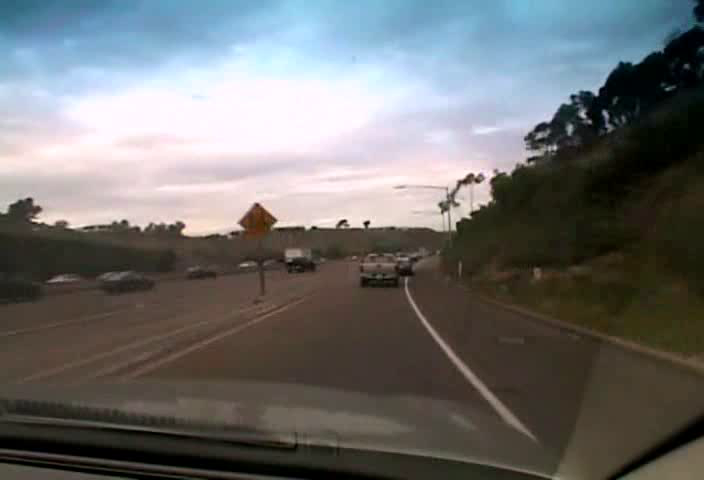
#> input picture experiments/addedLane_1323813414.avi_image0.png, 704 x 480 px
$ jupyter execute glare_alpha.ipynb
#> lines starting #> are read from the running program, lines starting #| are printed output that depends on the picture
[cell 1]
import cv2
import numpy as np
import matplotlib.pyplot as plt

[cell 2]
def display_img(image):
    fig, ax = plt.subplots(1, 1, figsize=(10, 10))
    ax.imshow(image)
    ax.xaxis.tick_top()

[cell 3]
img = cv2.imread("addedLane_1323813414.avi_image0.png")
#> img is the input picture: shape (480, 704, 3); mean B, G, R 110.1, 110.7, 110.2
img = cv2.cvtColor(img, cv2.COLOR_BGR2RGB)

zeros_img = np.full((img.shape[0], img.shape[1], 1), fill_value = 255, dtype=np.uint8)
img = np.concatenate((img, zeros_img), axis=2)
#> img: shape (480, 704, 4)

[cell 4]
display_img(img)

[cell 5]
glare1 = cv2.imread("glare.png", cv2.IMREAD_UNCHANGED)
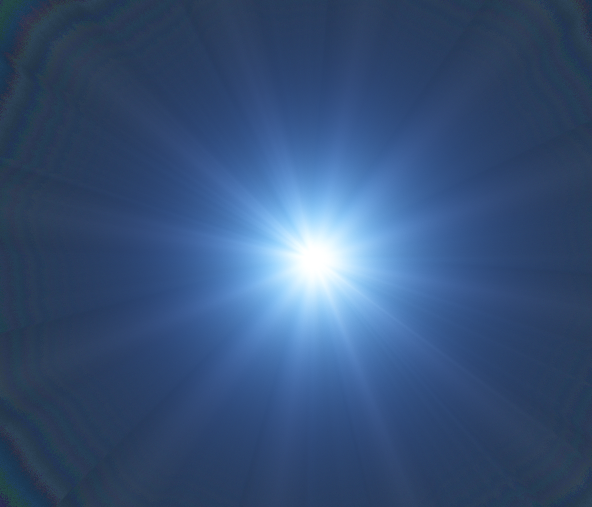
#> input picture experiments/glare.png, 1184 x 1014 px (shown at 1/2 size)
#> glare1 is the input picture: shape (1014, 1184, 4); mean B, G, R, A 120.6, 81, 54.1, 51.2
glare2 = cv2.imread("glare2.png", cv2.IMREAD_UNCHANGED)
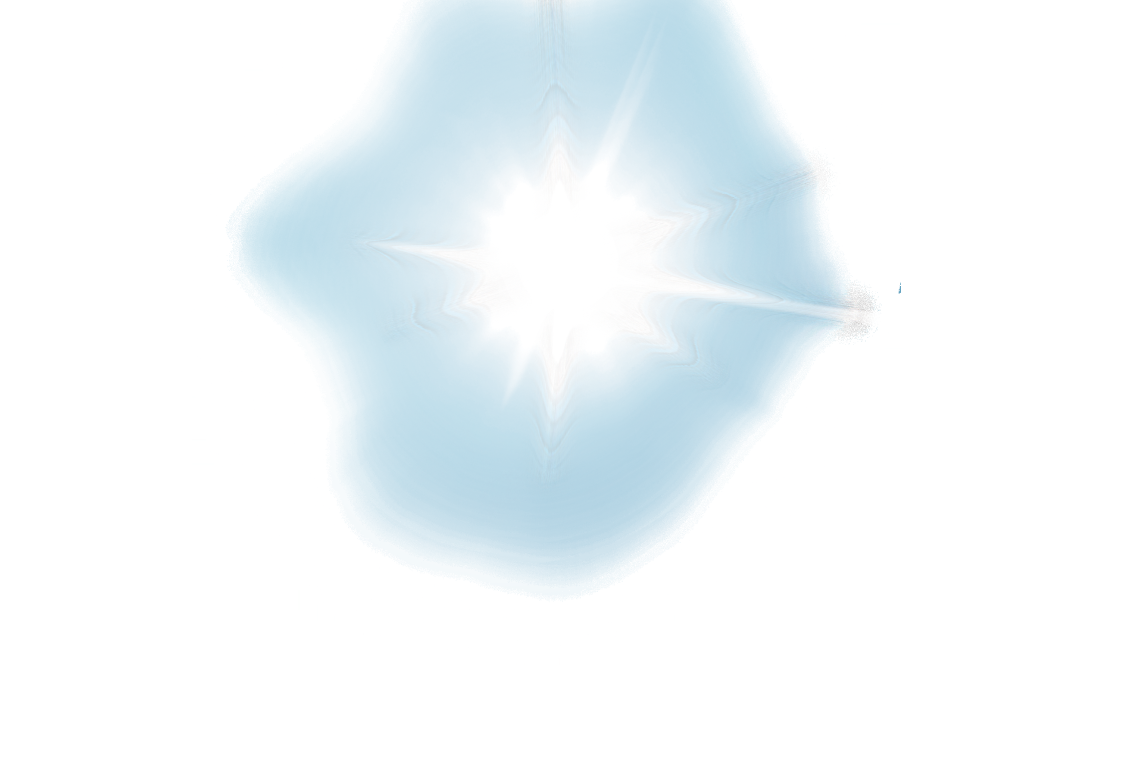
#> input picture experiments/glare2.png, 3403 x 2324 px (shown at 1/3 size)
#> glare2 is the input picture: shape (2324, 3403, 4); mean B, G, R, A 250.6, 248.1, 242.5, 31.3
glare3 = cv2.imread("glare3.png", cv2.IMREAD_UNCHANGED)
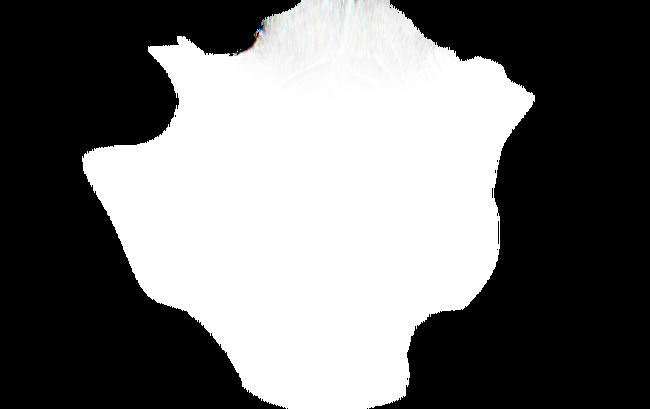
#> input picture experiments/glare3.png, 650 x 409 px
#> glare3 is the input picture: shape (409, 650, 4); mean B, G, R, A 115, 115.1, 115.1, 23.9
glare4 = cv2.imread("glare4.png", cv2.IMREAD_UNCHANGED)
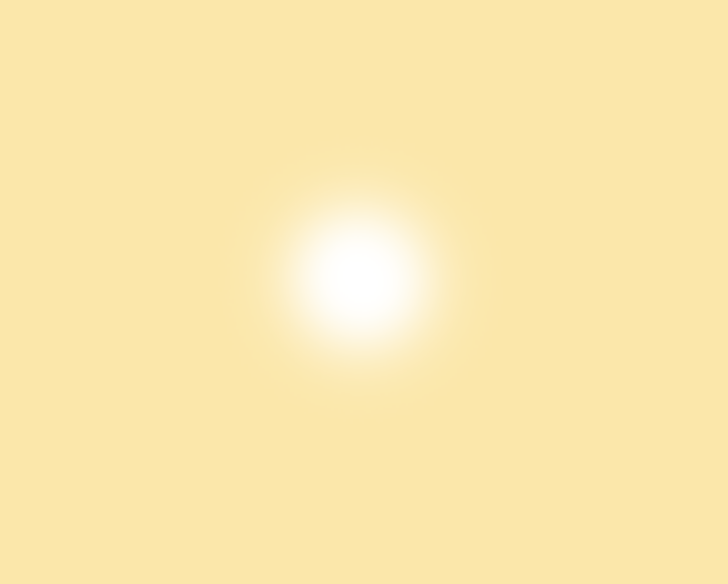
#> input picture experiments/glare4.png, 728 x 584 px
#> glare4 is the input picture: shape (584, 728, 4); mean B, G, R, A 173.6, 232, 251.2, 97.9

glares = [glare1, glare2, glare3, glare4]
glare_grayscale = []

[cell 6]
for glare in glares:

    glare_alpha = glare[:, :, 3]
    glare_alpha = np.reshape(glare_alpha, (glare_alpha.shape[0], glare_alpha.shape[1], 1))

    temp = cv2.cvtColor(glare, cv2.COLOR_BGR2GRAY)
    temp = cv2.cvtColor(temp, cv2.COLOR_GRAY2RGB)
    temp = np.concatenate((temp, glare_alpha), axis=2)
    glare_grayscale.append(temp)
#> this loop made 4 passes
#> pass 1, `temp = cv2.cvtColor(glare, cv2.COLOR_BGR2GRAY)`:
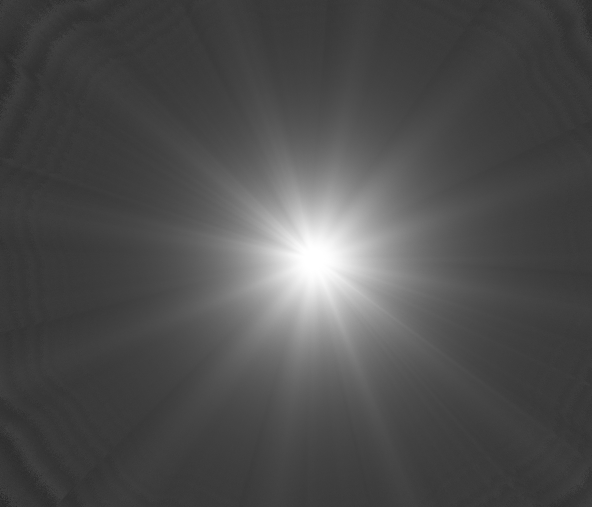
#> temp: shape (1014, 1184) (shown at 1/2 size); min 40, max 255, mean 77.5
#> after the loop, glare_grayscale = 4 items

[cell 7]
for glare in glare_grayscale:
    display_img(glare)
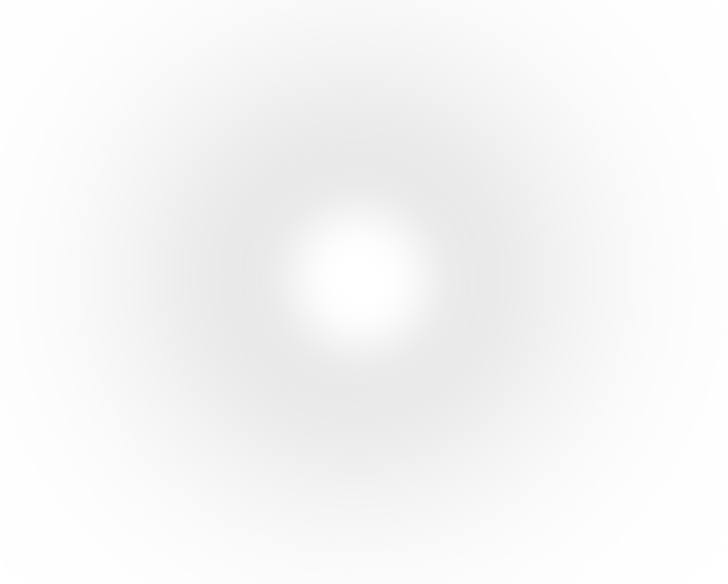
#> shown: shape (584, 728, 4); mean R, G, B, A 231, 231, 231, 97.9; transparent parts drawn white

[cell 8]
glare_resized = []
for glare in glare_grayscale:
    glare_resized.append(cv2.resize(glare, (img.shape[1]*2, img.shape[0]*2)))
#> after the loop, glare_resized = 4 items

[cell 9]
for glare in glare_resized:
    display_img(glare)
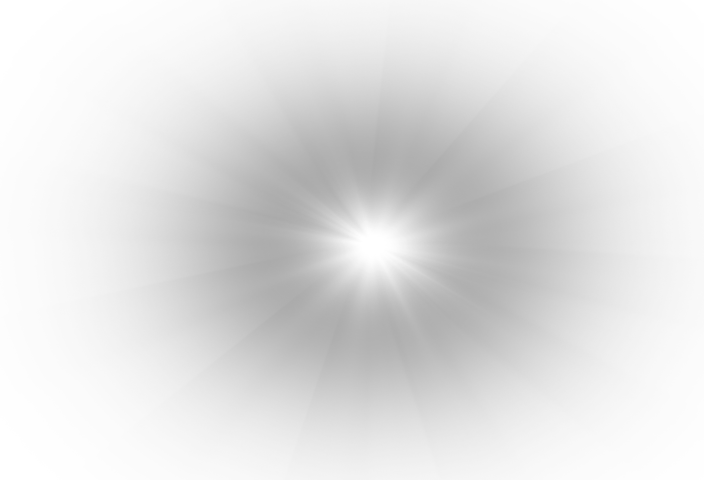
#> shown: shape (960, 1408, 4) (shown at 1/2 size); mean R, G, B, A 77.3, 77.3, 77.3, 51.1; transparent parts drawn white

[cell 10]
glare_moved = []
for glare in glare_resized:
    tx = np.random.randint(img.shape[1] * 0.2, img.shape[1] * 0.8)
    ty = np.random.randint(img.shape[0]/2, img.shape[0] * 0.7)

    glare_moved.append(glare[ty:ty+img.shape[0], tx:tx+img.shape[1]])
#> this loop made 4 passes
#> (tx, ty) on passes 1 to 4: (312, 287), (257, 304), (463, 307), (499, 249)
#> after the loop, glare_moved = 4 items

[cell 11]
for glare in glare_moved:
    display_img(glare)

[cell 12]
glare_added = []
gamma = 1
for glare in glare_moved:
    background = img.copy()
    foreground = glare.copy()

    alpha_background = background[:, :, 3] / 255.0
    alpha_foreground = gamma * foreground[:, :, 3] / 255.0

    for color in range(3):
        background[:,:,color] = alpha_foreground * foreground[:,:,color] + \
        alpha_background * background[:,:,color] * (1 - alpha_foreground)

    background[:,:,3] = (1 - (1 - alpha_foreground) * (1 - alpha_background)) * 255
    glare_added.append(background)
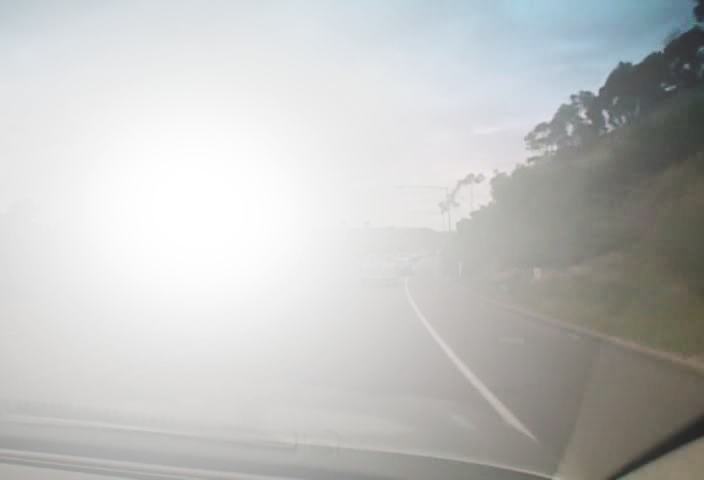
#> background: shape (480, 704, 4); mean R, G, B, A 193.4, 194.4, 193.4, 255
#> after the loop, glare_added = 4 items

[cell 13]
for glare in glare_added:
    display_img(glare)

# Let's try without resizing for glare images 2 and 3

[cell 14]
glare2_v2 = cv2.imread("glare2.png", cv2.IMREAD_UNCHANGED)
glare3_v2 = cv2.imread("glare3.png", cv2.IMREAD_UNCHANGED)

[cell 15]
display_img(glare2_v2)
display_img(glare3_v2)

[cell 16]
glare2_alpha = glare2_v2[:, :, 3]
glare2_alpha = np.reshape(glare2_alpha, (glare2_alpha.shape[0], glare2_alpha.shape[1], 1))

glare2_v2 = cv2.cvtColor(glare2_v2, cv2.COLOR_BGR2GRAY)
glare2_v2 = cv2.cvtColor(glare2_v2, cv2.COLOR_GRAY2RGB)
#> glare2_v2: shape (2324, 3403, 3)
glare2_v2 = np.concatenate((glare2_v2, glare2_alpha), axis=2)

glare3_alpha = glare3_v2[:, :, 3]
glare3_alpha = np.reshape(glare3_alpha, (glare3_alpha.shape[0], glare3_alpha.shape[1], 1))

glare3_v2 = cv2.cvtColor(glare3_v2, cv2.COLOR_BGR2GRAY)
glare3_v2 = cv2.cvtColor(glare3_v2, cv2.COLOR_GRAY2RGB)
#> glare3_v2: shape (409, 650, 3)
glare3_v2 = np.concatenate((glare3_v2, glare3_alpha), axis=2)

[cell 17]
display_img(glare2_v2)
display_img(glare3_v2)

[cell 18]
glare2_v2 = cv2.resize(glare2_v2, (img.shape[1], img.shape[0]))
#> glare2_v2: shape (480, 704, 4)
glare3_v2 = cv2.resize(glare3_v2, (img.shape[1], img.shape[0]))
#> glare3_v2: shape (480, 704, 4)

[cell 19]
display_img(glare2_v2)
display_img(glare3_v2)

[cell 20]
# Translate images using warpaffine
height, width = glare2_v2.shape[:2]
#> height = 480; width = 704
tx = np.random.randint(img.shape[1] * -0.4, img.shape[1] * 0.4)
#> tx = -4
ty = np.random.randint(img.shape[0] * -0.2, img.shape[0] * 0.1)
#> ty = -60
translation_matrix = np.float32([[1, 0, tx], [0, 1, ty]])
#> translation_matrix = [[1, 0, -4], [0, 1, -60]]

glare2_translated = cv2.warpAffine(glare2_v2, translation_matrix, (width, height))

tx = np.random.randint(img.shape[1] * -0.4, img.shape[1] * 0.4)
#> tx = -211
ty = np.random.randint(img.shape[0] * -0.2, img.shape[0] * 0.1)
#> ty = -8
translation_matrix = np.float32([[1, 0, tx], [0, 1, ty]])
#> translation_matrix = [[1, 0, -211], [0, 1, -8]]

glare3_translated = cv2.warpAffine(glare3_v2, translation_matrix, (width, height))

[cell 21]
display_img(glare2_translated)
display_img(glare3_translated)

[cell 22]
glarev2_added = []
gamma = 1
for glare in (glare2_translated, glare3_translated):
    background = img.copy()
    foreground = glare.copy()

    alpha_background = background[:, :, 3] / 255.0
    alpha_foreground = gamma * foreground[:, :, 3] / 255.0

    for color in range(3):
        background[:,:,color] = alpha_foreground * foreground[:,:,color] + \
        alpha_background * background[:,:,color] * (1 - alpha_foreground)

    background[:,:,3] = (1 - (1 - alpha_foreground) * (1 - alpha_background)) * 255
    glarev2_added.append(background)
#> this loop made 2 passes
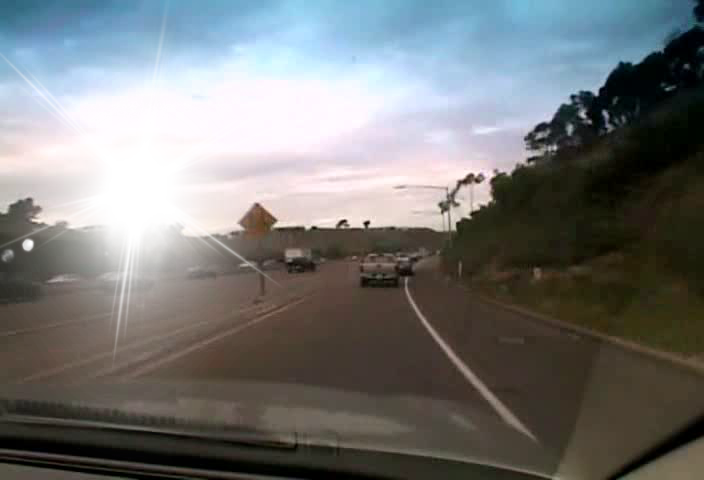
#> background: shape (480, 704, 4); mean R, G, B, A 117.8, 119.3, 118.8, 255
#> after the loop, glarev2_added = 2 items

[cell 23]
for glare in glarev2_added:
    display_img(glare)
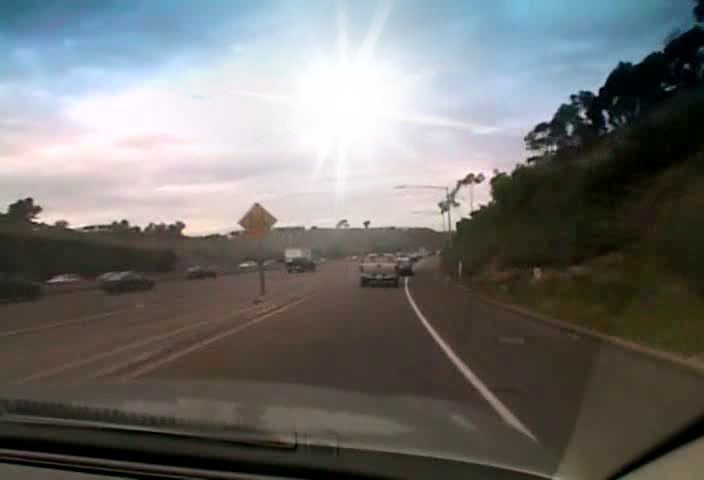
#> shown: shape (480, 704, 4); mean R, G, B, A 113.5, 113.2, 111.2, 255
